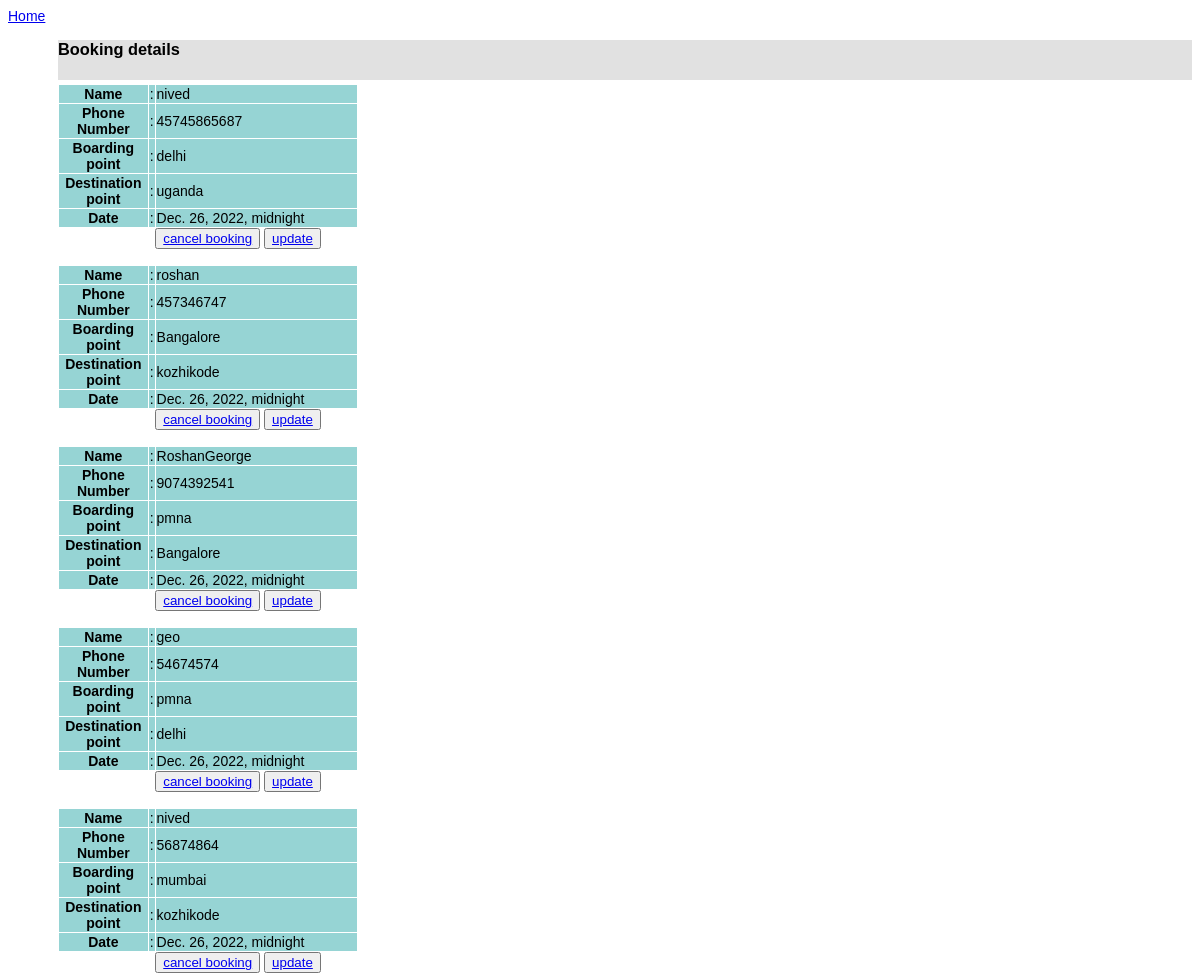
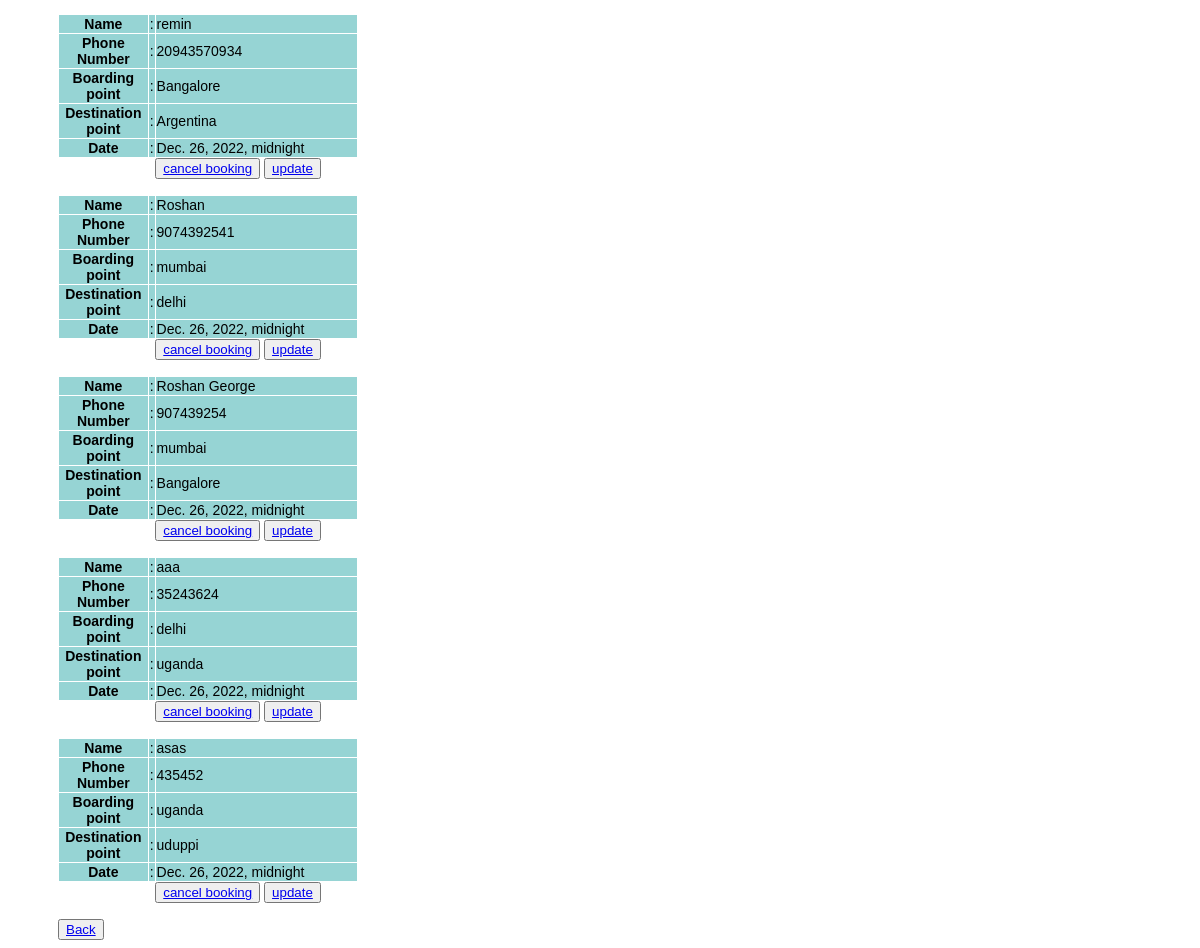
Screenshot of /receipt/ with the database file from the repository (2 pictures, top to bottom).
### cab/models.py (models this page shows, shortened)
class TravelInfo(models.Model):
    name = models.CharField(max_length=120)
    email = models.EmailField()
    phoneNo = models.IntegerField()
    boarding = models.CharField(max_length=120)
    destination = models.CharField(max_length=120)
    date = models.DateTimeField()

### cab/views.py (the view)
# urls.py: path('receipt/', views.receipt, name='receipt'),
def receipt(request):
    all_member1 = TravelInfo.objects.all
    return render(request, 'cab/receipt.html', {'all': all_member1})

### cab/templates/cab/receipt.html (shortened to what this page needs)
<!DOCTYPE html>
<head>
{% load crispy_forms_tags %}
{% block content %}
  </head>
<body>
  {% load static %}
  <div class="collapse navbar-collapse" id="navbarNavAltMarkup">
            <div class="navbar-nav">
              <a class="nav-link active" aria-current="page" href="{% url 'home' %}">Home</a>
                </div>
  </div>
<div class="" style="margin-left: 50px;">
        <div class="header">
            <h3 class="mb-0">Booking details</h3></div>
        {% for item in all %}
            <table class="div2">
              <tr>
                <th width="30%">Name</th>
                <td width="2%">:</td>
                <td>{{ item.name }}</td>
              </tr>
                <tr>
                <th width="30%">Phone Number</th>
                <td width="2%">:</td>
                <td>{{ item.phoneNo }}</td>
                </tr>
              <tr>
                <th width="30%">Boarding point</th>
                <td width="2%">:</td>
                <td>{{ item.boarding }}</td>
              </tr>
              <tr>
                <th width="30%">Destination point</th>
                <td width="2%">:</td>
                <td>{{ item.destination }}</td>
              </tr>
              <tr>
                <th width="30%">Date</th>
                <td width="2%">:</td>
                <td>{{ item.date }}</td>
              </tr>
            </table>&nbsp&nbsp&nbsp&nbsp&nbsp&nbsp&nbsp&nbsp&nbsp&nbsp&nbsp&nbsp&nbsp&nbsp&nbsp&nbsp&nbsp&nbsp&nbsp&nbsp&nbsp&nbsp&nbsp&nbsp
    <button>
       <a href="{% url 'home' %}" > cancel booking</a>
          </button>
    <button>
       <a href="{% url 'home' %}" > update</a>
          </button><br>
        <br>
        {% endfor %}
    <button>
       <a href="{% url 'home' %}" > Back</a>
          </button>
</div>
{% endblock %}

### cab/templates/cab/receipt.html (style rules this page uses)
body { font-family: Verdana, Geneva, sans-serif; font-size: 14px; }
.header { width: 100%; height: 40px; background-color: #E1E1E1; box-sizing:border-box; margin-bottom: 4px; margin-top: 4px; margin-right: auto; margin-left: auto; }
.div2 { width: 300px; height: 100px; padding: 50px; border: 1px solid red; }
table, th, td { border: 1px solid white; border-collapse: collapse; }
th, td { background-color: #96D4D4; }

### rows the page displays
TravelInfo: name "nived", phoneNo "45745865687", boarding "delhi", destination "uganda", date "Dec. 26, 2022, midnight"
TravelInfo: name "roshan", phoneNo "457346747", boarding "Bangalore", destination "kozhikode", date "Dec. 26, 2022, midnight"
TravelInfo: name "RoshanGeorge", phoneNo "9074392541", boarding "pmna", destination "Bangalore", date "Dec. 26, 2022, midnight"
TravelInfo: name "geo", phoneNo "54674574", boarding "pmna", destination "delhi", date "Dec. 26, 2022, midnight"
TravelInfo: name "nived", phoneNo "56874864", boarding "mumbai", destination "kozhikode", date "Dec. 26, 2022, midnight"
TravelInfo: name "remin", phoneNo "20943570934", boarding "Bangalore", destination "Argentina", date "Dec. 26, 2022, midnight"
TravelInfo: name "Roshan", phoneNo "9074392541", boarding "mumbai", destination "delhi", date "Dec. 26, 2022, midnight"
TravelInfo: name "Roshan George", phoneNo "907439254", boarding "mumbai", destination "Bangalore", date "Dec. 26, 2022, midnight"
TravelInfo: name "aaa", phoneNo "35243624", boarding "delhi", destination "uganda", date "Dec. 26, 2022, midnight"
TravelInfo: name "asas", phoneNo "435452", boarding "uganda", destination "uduppi", date "Dec. 26, 2022, midnight"
